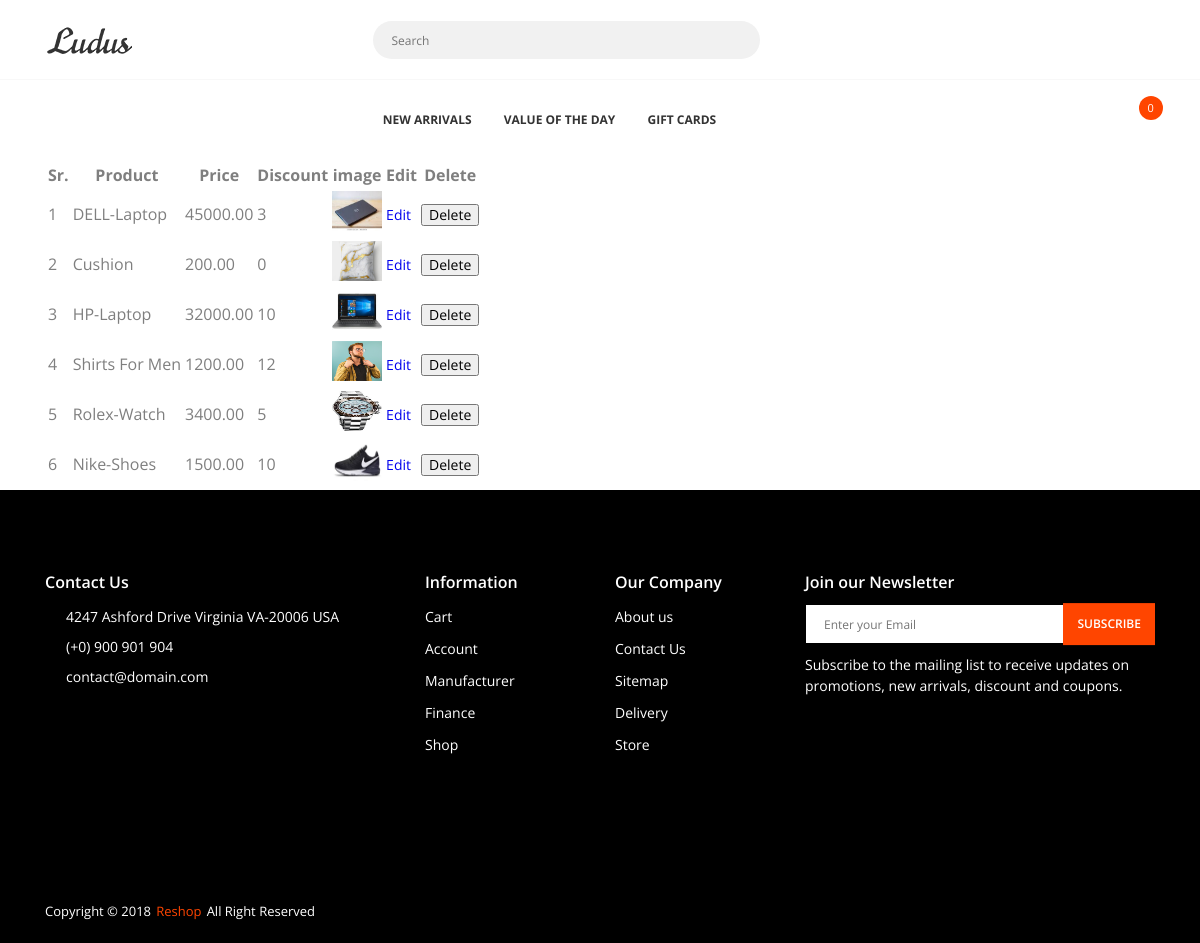
The page /admin (signed in) on the database its author committed.
### Main/models.py (models this page shows, shortened)
class Addproduct(db.Model):
    id = db.Column(db.Integer, primary_key=True)
    name = db.Column(db.String(40), nullable=False)
    price = db.Column(db.Numeric(10, 2), nullable=False)
    discount = db.Column(db.Integer, default=0)
    stock = db.Column(db.Integer, nullable=False)
    desc = db.Column(db.Text, nullable=False)
    pub_date = db.Column(db.DateTime, nullable=False, default=datetime.utcnow)
    category_id = db.Column(db.Integer, db.ForeignKey('category.id'),nullable=False)
    category = db.relationship('Category',backref=db.backref('categories', lazy=True))
    image1 = db.Column(db.String(150), nullable=False, default='image1.jpg')
    image2 = db.Column(db.String(150), nullable=False, default='image2.jpg')
    image3 = db.Column(db.String(150), nullable=False, default='image3.jpg')
    merchant_id = db.Column(db.Integer, db.ForeignKey('merchant.id'), nullable=False)
    merchant = db.relationship('Merchant', backref=db.backref('merchant', lazy=True))
    merchant_name = db.Column(db.String(45), nullable=False)
    merchant_phone = db.Column(db.String(8), nullable=False)
    merchant_address = db.Column(db.Text, nullable=False)

### Main/routes.py (the view)
@app.route("/admin",methods=['GET','POST'])
def admin():
    if 'email' not in session:
        flash(f'Please login first','danger')
        return redirect(url_for('login'))
    admin = Admin.query.filter_by(email=session['email']).first()
    if admin is None:
        return redirect(url_for('index'))
    products=Addproduct.query.all()
    return render_template('admin/manage.html',products=products)

### Main/models.py (called while the page is built)
@login_manager.user_loader
def load_user(user_id):
    return User.query.get(int(user_id))

### Main/templates/admin/manage.html (shortened to what this page needs)
{% extends "layout.html" %}
{% block head %}
{{ super() }}
{% endblock head%}
{% block content %}
<div class="container mt-5">
	<table class="table table-sm table-condensed table-striped table-hover">
		<thead>
			<th>Sr.</th>
			<th>Product</th>
			<th>Price</th>
			<th>Discount</th>
			<th>image</th>
			<th>Edit</th>
			<th>Delete</th>
		</thead>
		<tbody>
			{% for product in products %}
			<tr>
			<td>{{loop.index}}</td>
			<td>{{product.name}}</td>
			<td>{{product.price}}</td>
			<td>{{product.discount}}</td>
			<td><img src="{{url_for('static',filename='img/'+product.image1)}}" width="50" height="40"></td>
			<td><a href="{{url_for('updateproduct',id=product.id)}}" class="btn btn-sm btn-outline-info">Edit</a></td>
			<td><button type="button" class="btn btn-sm btn-outline-danger" data-toggle="modal" data-target="#exampleModal-{{product.id}}">
			  Delete</button></td>
			</tr>
			{% endfor %}
		</tbody>
	</table>
</div>
{% endblock content%}

### rows shown on the page
Addproduct: name "DELL-Laptop", price "45000.00", discount "3", image1 (picture)
Addproduct: name "Cushion", price "200.00", discount "0", image1 (picture)
Addproduct: name "HP-Laptop", price "32000.00", discount "10", image1 (picture)
Addproduct: name "Shirts For Men", price "1200.00", discount "12", image1 (picture)
Addproduct: name "Rolex-Watch", price "3400.00", discount "5", image1 (picture)
Addproduct: name "Nike-Shoes", price "1500.00", discount "10", image1 (picture)

### other values the page prints
{{ session['Shoppingcart']|length }} "0"
